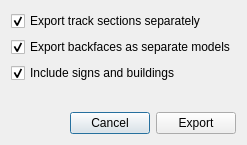
<?xml version="1.0" encoding="UTF-8"?>
<ui version="4.0">
 <class>ExportWizard</class>
 <widget class="QDialog" name="ExportWizard">
  <property name="geometry">
   <rect>
    <x>0</x>
    <y>0</y>
    <width>233</width>
    <height>145</height>
   </rect>
  </property>
  <property name="windowTitle">
   <string>Export Track</string>
  </property>
  <layout class="QVBoxLayout" name="verticalLayout">
   <item>
    <layout class="QVBoxLayout" name="verticalLayout_2">
     <item>
      <widget class="QCheckBox" name="ckSections">
       <property name="text">
        <string>Export track sections separately</string>
       </property>
       <property name="checked">
        <bool>true</bool>
       </property>
      </widget>
     </item>
     <item>
      <widget class="QCheckBox" name="ckBacks">
       <property name="text">
        <string>Export backfaces as separate models</string>
       </property>
       <property name="checked">
        <bool>true</bool>
       </property>
      </widget>
     </item>
     <item>
      <widget class="QCheckBox" name="ckSigns">
       <property name="text">
        <string>Include signs and buildings</string>
       </property>
       <property name="checked">
        <bool>true</bool>
       </property>
      </widget>
     </item>
     <item>
      <spacer name="verticalSpacer">
       <property name="orientation">
        <enum>Qt::Vertical</enum>
       </property>
       <property name="sizeHint" stdset="0">
        <size>
         <width>20</width>
         <height>40</height>
        </size>
       </property>
      </spacer>
     </item>
     <item>
      <layout class="QHBoxLayout" name="horizontalLayout">
       <item>
        <spacer name="horizontalSpacer">
         <property name="orientation">
          <enum>Qt::Horizontal</enum>
         </property>
         <property name="sizeHint" stdset="0">
          <size>
           <width>40</width>
           <height>20</height>
          </size>
         </property>
        </spacer>
       </item>
       <item>
        <widget class="QPushButton" name="pbCancel">
         <property name="text">
          <string>Cancel</string>
         </property>
        </widget>
       </item>
       <item>
        <widget class="QPushButton" name="pbExport">
         <property name="text">
          <string>Export</string>
         </property>
        </widget>
       </item>
      </layout>
     </item>
    </layout>
   </item>
  </layout>
 </widget>
 <resources/>
 <connections/>
</ui>
